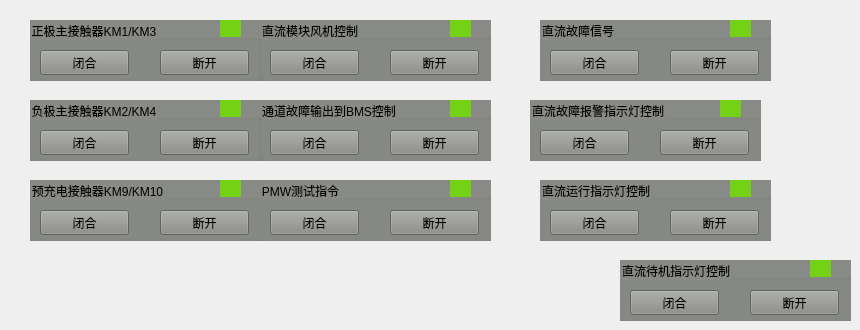
   <widget class="QWidget" name="tab_3">
    <attribute name="title">
     <string>直流通道2</string>
    </attribute>
    <widget class="QGroupBox" name="groupBox_30">
     <property name="geometry">
      <rect>
       <x>620</x>
       <y>260</y>
       <width>231</width>
       <height>61</height>
      </rect>
     </property>
     <property name="styleSheet">
      <string notr="true">background-color: rgb(136, 138, 133);</string>
     </property>
     <property name="title">
      <string>直流待机指示灯控制</string>
     </property>
     <widget class="QLabel" name="dledwaitdc1_2">
      <property name="geometry">
       <rect>
        <x>190</x>
        <y>0</y>
        <width>21</width>
        <height>17</height>
       </rect>
      </property>
      <property name="styleSheet">
       <string notr="true">background-color: rgb(115, 210, 22);</string>
      </property>
      <property name="text">
       <string/>
      </property>
     </widget>
     <widget class="QPushButton" name="btnPMWON_8">
      <property name="geometry">
       <rect>
        <x>10</x>
        <y>30</y>
        <width>89</width>
        <height>25</height>
       </rect>
      </property>
      <property name="text">
       <string>闭合</string>
      </property>
     </widget>
     <widget class="QPushButton" name="btnPMWOFF_8">
      <property name="geometry">
       <rect>
        <x>130</x>
        <y>30</y>
        <width>89</width>
        <height>25</height>
       </rect>
      </property>
      <property name="text">
       <string>断开</string>
      </property>
     </widget>
    </widget>
    <widget class="QGroupBox" name="groupBox_6">
     <property name="geometry">
      <rect>
       <x>30</x>
       <y>180</y>
       <width>231</width>
       <height>61</height>
      </rect>
     </property>
     <property name="styleSheet">
      <string notr="true">background-color: rgb(136, 138, 133);</string>
     </property>
     <property name="title">
      <string>预充电接触器KM9/KM10</string>
     </property>
     <widget class="QLabel" name="dkm910dc1_2">
      <property name="geometry">
       <rect>
        <x>190</x>
        <y>0</y>
        <width>21</width>
        <height>17</height>
       </rect>
      </property>
      <property name="styleSheet">
       <string notr="true">background-color: rgb(115, 210, 22);</string>
      </property>
      <property name="text">
       <string/>
      </property>
     </widget>
     <widget class="QPushButton" name="btnKM910ON_6">
      <property name="geometry">
       <rect>
        <x>10</x>
        <y>30</y>
        <width>89</width>
        <height>25</height>
       </rect>
      </property>
      <property name="text">
       <string>闭合</string>
      </property>
     </widget>
     <widget class="QPushButton" name="btnKM910OFF_6">
      <property name="geometry">
       <rect>
        <x>130</x>
        <y>30</y>
        <width>89</width>
        <height>25</height>
       </rect>
      </property>
      <property name="text">
       <string>断开</string>
      </property>
     </widget>
    </widget>
    <widget class="QGroupBox" name="groupBox_5">
     <property name="geometry">
      <rect>
       <x>540</x>
       <y>180</y>
       <width>231</width>
       <height>61</height>
      </rect>
     </property>
     <property name="styleSheet">
      <string notr="true">background-color: rgb(136, 138, 133);</string>
     </property>
     <property name="title">
      <string>直流运行指示灯控制</string>
     </property>
     <widget class="QLabel" name="dledrundc1_2">
      <property name="geometry">
       <rect>
        <x>190</x>
        <y>0</y>
        <width>21</width>
        <height>17</height>
       </rect>
      </property>
      <property name="styleSheet">
       <string notr="true">background-color: rgb(115, 210, 22);</string>
      </property>
      <property name="text">
       <string/>
      </property>
     </widget>
     <widget class="QPushButton" name="btnKA34ON_2">
      <property name="geometry">
       <rect>
        <x>10</x>
        <y>30</y>
        <width>89</width>
        <height>25</height>
       </rect>
      </property>
      <property name="text">
       <string>闭合</string>
      </property>
     </widget>
     <widget class="QPushButton" name="btnKA34OFF_2">
      <property name="geometry">
       <rect>
        <x>130</x>
        <y>30</y>
        <width>89</width>
        <height>25</height>
       </rect>
      </property>
      <property name="text">
       <string>断开</string>
      </property>
     </widget>
    </widget>
    <widget class="QGroupBox" name="groupBox_14">
     <property name="geometry">
      <rect>
       <x>530</x>
       <y>100</y>
       <width>231</width>
       <height>61</height>
      </rect>
     </property>
     <property name="styleSheet">
      <string notr="true">background-color: rgb(136, 138, 133);</string>
     </property>
     <property name="title">
      <string>直流故障报警指示灯控制</string>
     </property>
     <widget class="QLabel" name="dlederrdc1_2">
      <property name="geometry">
       <rect>
        <x>190</x>
        <y>0</y>
        <width>21</width>
        <height>17</height>
       </rect>
      </property>
      <property name="styleSheet">
       <string notr="true">background-color: rgb(115, 210, 22);</string>
      </property>
      <property name="text">
       <string/>
      </property>
     </widget>
     <widget class="QPushButton" name="btnPMWON_5">
      <property name="geometry">
       <rect>
        <x>10</x>
        <y>30</y>
        <width>89</width>
        <height>25</height>
       </rect>
      </property>
      <property name="text">
       <string>闭合</string>
      </property>
     </widget>
     <widget class="QPushButton" name="btnPMWOFF_5">
      <property name="geometry">
       <rect>
        <x>130</x>
        <y>30</y>
        <width>89</width>
        <height>25</height>
       </rect>
      </property>
      <property name="text">
       <string>断开</string>
      </property>
     </widget>
    </widget>
    <widget class="QGroupBox" name="groupBox_16">
     <property name="geometry">
      <rect>
       <x>260</x>
       <y>100</y>
       <width>231</width>
       <height>61</height>
      </rect>
     </property>
     <property name="styleSheet">
      <string notr="true">background-color: rgb(136, 138, 133);</string>
     </property>
     <property name="title">
      <string>通道故障输出到BMS控制</string>
     </property>
     <widget class="QLabel" name="dkerrtobmsdc1_2">
      <property name="geometry">
       <rect>
        <x>190</x>
        <y>0</y>
        <width>21</width>
        <height>17</height>
       </rect>
      </property>
      <property name="styleSheet">
       <string notr="true">background-color: rgb(115, 210, 22);</string>
      </property>
      <property name="text">
       <string/>
      </property>
     </widget>
     <widget class="QPushButton" name="btnKM910ON_5">
      <property name="geometry">
       <rect>
        <x>10</x>
        <y>30</y>
        <width>89</width>
        <height>25</height>
       </rect>
      </property>
      <property name="text">
       <string>闭合</string>
      </property>
     </widget>
     <widget class="QPushButton" name="btnKM910OFF_5">
      <property name="geometry">
       <rect>
        <x>130</x>
        <y>30</y>
        <width>89</width>
        <height>25</height>
       </rect>
      </property>
      <property name="text">
       <string>断开</string>
      </property>
     </widget>
    </widget>
    <widget class="QGroupBox" name="groupBox_15">
     <property name="geometry">
      <rect>
       <x>260</x>
       <y>20</y>
       <width>231</width>
       <height>61</height>
      </rect>
     </property>
     <property name="styleSheet">
      <string notr="true">background-color: rgb(136, 138, 133);</string>
     </property>
     <property name="title">
      <string>直流模块风机控制</string>
     </property>
     <widget class="QLabel" name="dkactrl34dc1_2">
      <property name="geometry">
       <rect>
        <x>190</x>
        <y>0</y>
        <width>21</width>
        <height>17</height>
       </rect>
      </property>
      <property name="styleSheet">
       <string notr="true">background-color: rgb(115, 210, 22);</string>
      </property>
      <property name="text">
       <string/>
      </property>
     </widget>
     <widget class="QPushButton" name="btnKM910ON_4">
      <property name="geometry">
       <rect>
        <x>10</x>
        <y>30</y>
        <width>89</width>
        <height>25</height>
       </rect>
      </property>
      <property name="text">
       <string>闭合</string>
      </property>
     </widget>
     <widget class="QPushButton" name="btnKM910OFF_4">
      <property name="geometry">
       <rect>
        <x>130</x>
        <y>30</y>
        <width>89</width>
        <height>25</height>
       </rect>
      </property>
      <property name="text">
       <string>断开</string>
      </property>
     </widget>
    </widget>
    <widget class="QGroupBox" name="groupBox_19">
     <property name="geometry">
      <rect>
       <x>30</x>
       <y>20</y>
       <width>231</width>
       <height>61</height>
      </rect>
     </property>
     <property name="styleSheet">
      <string notr="true">background-color: rgb(136, 138, 133);</string>
     </property>
     <property name="title">
      <string>正极主接触器KM1/KM3</string>
     </property>
     <widget class="QLabel" name="dkm13dc1_2">
      <property name="geometry">
       <rect>
        <x>190</x>
        <y>0</y>
        <width>21</width>
        <height>17</height>
       </rect>
      </property>
      <property name="styleSheet">
       <string notr="true">background-color: rgb(115, 210, 22);</string>
      </property>
      <property name="text">
       <string/>
      </property>
     </widget>
     <widget class="QPushButton" name="btnKM13ON_2">
      <property name="geometry">
       <rect>
        <x>10</x>
        <y>30</y>
        <width>89</width>
        <height>25</height>
       </rect>
      </property>
      <property name="text">
       <string>闭合</string>
      </property>
     </widget>
     <widget class="QPushButton" name="btnKM13OFF_4">
      <property name="geometry">
       <rect>
        <x>130</x>
        <y>30</y>
        <width>89</width>
        <height>25</height>
       </rect>
      </property>
      <property name="text">
       <string>断开</string>
      </property>
     </widget>
    </widget>
    <widget class="QGroupBox" name="groupBox_21">
     <property name="geometry">
      <rect>
       <x>540</x>
       <y>20</y>
       <width>231</width>
       <height>61</height>
      </rect>
     </property>
     <property name="styleSheet">
      <string notr="true">background-color: rgb(136, 138, 133);</string>
     </property>
     <property name="title">
      <string>直流故障信号</string>
     </property>
     <widget class="QLabel" name="ddecerrctrldc1_2">
      <property name="geometry">
       <rect>
        <x>190</x>
        <y>0</y>
        <width>21</width>
        <height>17</height>
       </rect>
      </property>
      <property name="styleSheet">
       <string notr="true">background-color: rgb(115, 210, 22);</string>
      </property>
      <property name="text">
       <string/>
      </property>
     </widget>
     <widget class="QPushButton" name="btnPMWON_7">
      <property name="geometry">
       <rect>
        <x>10</x>
        <y>30</y>
        <width>89</width>
        <height>25</height>
       </rect>
      </property>
      <property name="text">
       <string>闭合</string>
      </property>
     </widget>
     <widget class="QPushButton" name="btnPMWOFF_7">
      <property name="geometry">
       <rect>
        <x>130</x>
        <y>30</y>
        <width>89</width>
        <height>25</height>
       </rect>
      </property>
      <property name="text">
       <string>断开</string>
      </property>
     </widget>
    </widget>
    <widget class="QGroupBox" name="groupBox_18">
     <property name="geometry">
      <rect>
       <x>30</x>
       <y>100</y>
       <width>231</width>
       <height>61</height>
      </rect>
     </property>
     <property name="styleSheet">
      <string notr="true">background-color: rgb(136, 138, 133);</string>
     </property>
     <property name="title">
      <string>负极主接触器KM2/KM4</string>
     </property>
     <widget class="QLabel" name="dkm24dc1_2">
      <property name="geometry">
       <rect>
        <x>190</x>
        <y>0</y>
        <width>21</width>
        <height>17</height>
       </rect>
      </property>
      <property name="styleSheet">
       <string notr="true">background-color: rgb(115, 210, 22);</string>
      </property>
      <property name="text">
       <string/>
      </property>
     </widget>
     <widget class="QPushButton" name="btnKM24ON_2">
      <property name="geometry">
       <rect>
        <x>10</x>
        <y>30</y>
        <width>89</width>
        <height>25</height>
       </rect>
      </property>
      <property name="text">
       <string>闭合</string>
      </property>
     </widget>
     <widget class="QPushButton" name="btnKM13OFF_3">
      <property name="geometry">
       <rect>
        <x>130</x>
        <y>30</y>
        <width>89</width>
        <height>25</height>
       </rect>
      </property>
      <property name="text">
       <string>断开</string>
      </property>
     </widget>
    </widget>
    <widget class="QGroupBox" name="groupBox_20">
     <property name="geometry">
      <rect>
       <x>260</x>
       <y>180</y>
       <width>231</width>
       <height>61</height>
      </rect>
     </property>
     <property name="styleSheet">
      <string notr="true">background-color: rgb(136, 138, 133);</string>
     </property>
     <property name="title">
      <string>PMW测试指令</string>
     </property>
     <widget class="QLabel" name="dpmwdc1_2">
      <property name="geometry">
       <rect>
        <x>190</x>
        <y>0</y>
        <width>21</width>
        <height>17</height>
       </rect>
      </property>
      <property name="styleSheet">
       <string notr="true">background-color: rgb(115, 210, 22);</string>
      </property>
      <property name="text">
       <string/>
      </property>
     </widget>
     <widget class="QPushButton" name="btnPMWON_6">
      <property name="geometry">
       <rect>
        <x>10</x>
        <y>30</y>
        <width>89</width>
        <height>25</height>
       </rect>
      </property>
      <property name="text">
       <string>闭合</string>
      </property>
     </widget>
     <widget class="QPushButton" name="btnPMWOFF_6">
      <property name="geometry">
       <rect>
        <x>130</x>
        <y>30</y>
        <width>89</width>
        <height>25</height>
       </rect>
      </property>
      <property name="text">
       <string>断开</string>
      </property>
     </widget>
    </widget>
   </widget>
